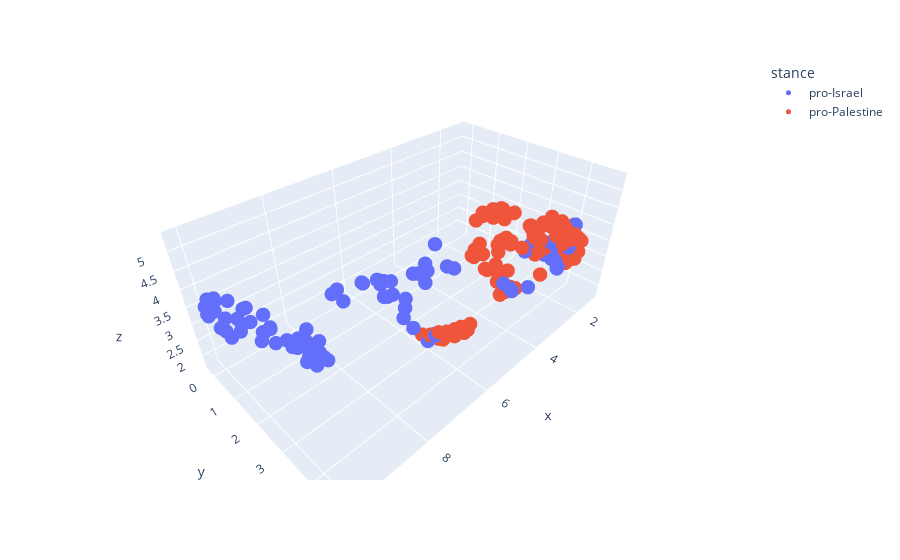

The notebook cell this image was saved under:
### Markdown cell above
#### 3D Projection

### Code cell
#[+]-- UMAP on corpus
# umapper_3d= UMAP(n_components= 3, init= 'random', random_state=0, metric='cosine')
# proj_3d= umapper_3d.fit_transform(corpusEmb_arr)
# fig_3d= px.scatter_3d(proj_3d, x=0, y=1, z=2)
# fig_3d.update_traces(marker_size=7)
# fig_3d.show()

#[+]-- UMAP on generated opinions
# umap_3d = UMAP(n_components=3, init='random', random_state=0, metric='cosine')
# proj_3d = umap_3d.fit_transform(sent_emb)
# print(len(proj_3d), len(proj_3d[0]))
# fig_3d = px.scatter_3d(
#     proj_3d,
#     x=0, y=1, z=2,
#     color=refCluster_df.stance, 
#     labels={'color': 'stance'}
# )
# fig_3d.update_traces(marker_size=5)
# fig_3d.show()



#[+] Project all the embeddings into 3d
umap_3d = UMAP(n_components=3, init='random', random_state=0, metric='cosine')
proj_3d = umap_3d.fit_transform(sent_emb)

#[+] Create a new dataframe where each sentence is not the sentence embedding projection
proj_3d_df= pd.DataFrame(proj_3d, columns= ['x', 'y', 'z'])
proj_3d_df['stance'] = refCluster_df.stance
proj_3d_df['index'] = refCluster_df.index
print(proj_3d_df.head(), '\n')

#[+] Sanity Check
for i in range(99,101): print(proj_3d_df.iloc[i], '\n')
print(type(proj_3d),'\n', proj_3d[99:101])


#[+] Map the dataframe of projected embeddings in 3d
fig_3d = px.scatter_3d(
    proj_3d_df,
    x='x', y='y', z='z',
    color='stance', 
    #labels={'color': 'stance'}
    hover_data= 'index',
)
fig_3d.update_traces(marker_size=5)
fig_3d.show()
